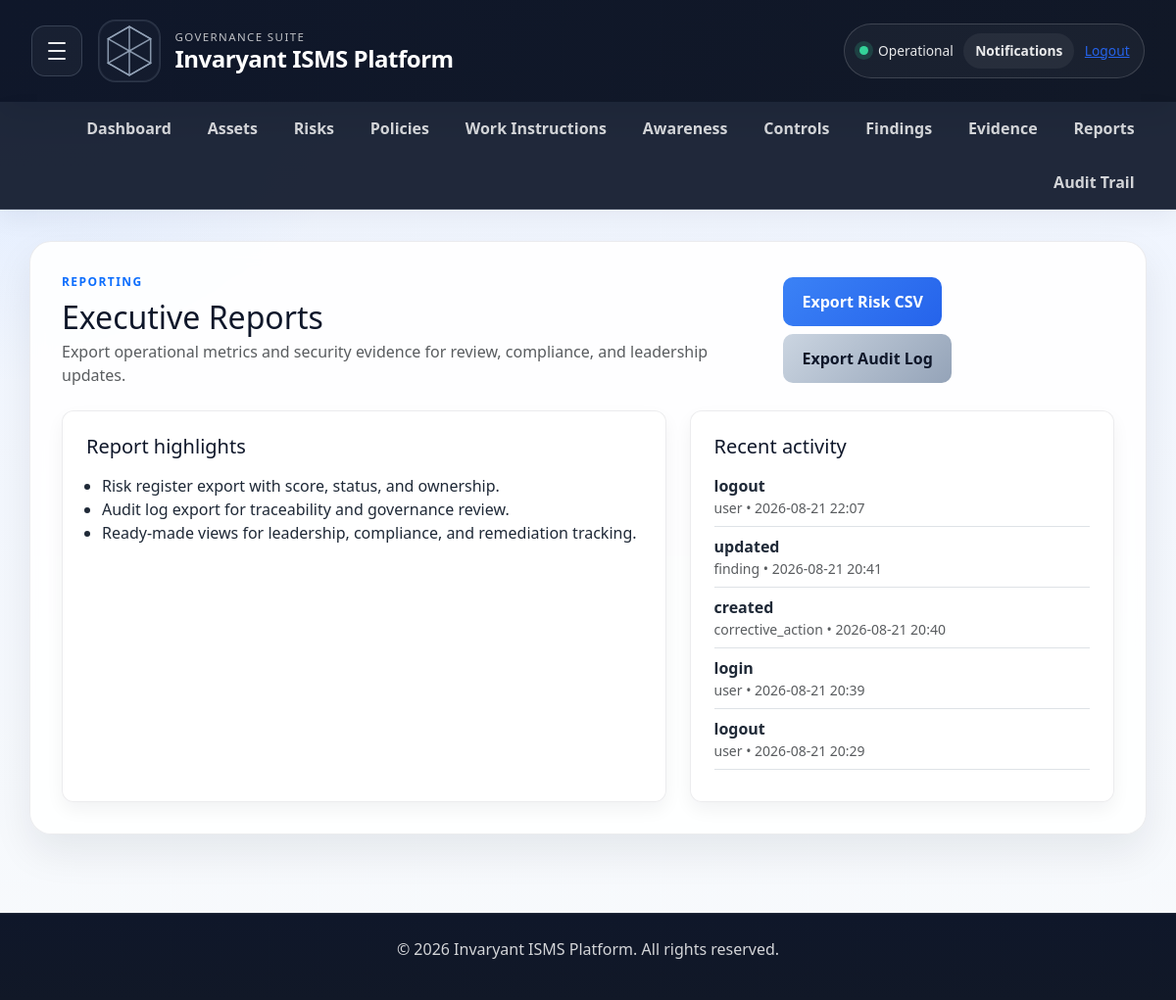
Screenshot of /reports (signed in) with the database file from the repository.
### app/models.py (models this page shows, shortened)
class AuditEvent(db.Model):
    __tablename__ = 'audit_events'
    id = db.Column(db.Integer, primary_key=True)
    tenant_id = db.Column(db.Integer, db.ForeignKey('tenants.id'), nullable=False, default=1)
    user_id = db.Column(db.Integer, db.ForeignKey('users.id'), nullable=True)
    entity_type = db.Column(db.String(100), nullable=False)
    entity_id = db.Column(db.Integer, nullable=True)
    action = db.Column(db.String(100), nullable=False)
    before_value = db.Column(db.Text, nullable=True)
    after_value = db.Column(db.Text, nullable=True)
    ip_address = db.Column(db.String(64), nullable=True)
    signature_hash = db.Column(db.String(128), nullable=True)
    signed_change = db.Column(db.Text, nullable=True)
    created_at = db.Column(db.DateTime, default=datetime.utcnow)
    user = db.relationship('User', backref='audit_events')

### app/routes.py (the view)
@main.route('/reports')
@login_required
@require_roles('admin', 'security_manager', 'auditor')
def reports_index():
    recent_events = AuditEvent.query.filter_by(tenant_id=current_user.tenant_id).order_by(AuditEvent.created_at.desc()).limit(5).all()
    return render_template('reports.html', recent_events=recent_events)

### app/routes.py (called while the page is built)
def user_has_role(user, *allowed_roles):
    if not user or not getattr(user, 'is_authenticated', False):
        return False
    role_name = user.role.name if user.role else 'user'
    return role_name in allowed_roles or role_name == 'admin'

def require_roles(*allowed_roles):
    def decorator(func):
        @wraps(func)
        @login_required
        def wrapped(*args, **kwargs):
            if not current_user.is_authenticated:
                flash('Please log in to continue.')
                return redirect(url_for('main.login'))
            if not user_has_role(current_user, *allowed_roles):
                flash('You do not have permission to access this page.')
                return redirect(url_for('main.index'))
            return func(*args, **kwargs)
        return wrapped
    return decorator

### app/templates/reports.html (shortened to what this page needs)
{% extends "base.html" %}
{% block content %}
<div class="d-flex flex-column flex-lg-row justify-content-between align-items-lg-center mb-4 gap-3">
    <div>
        <p class="text-uppercase fw-bold text-primary mb-2" style="letter-spacing: 0.12em; font-size: 0.75rem;">Reporting</p>
        <h2 class="mb-1">Executive Reports</h2>
        <p class="text-muted mb-0">Export operational metrics and security evidence for review, compliance, and leadership updates.</p>
    </div>
    <div class="d-flex flex-wrap gap-2">
        <a href="/reports/risks.csv" class="btn btn-primary">Export Risk CSV</a>
        <a href="/reports/audit-log.csv" class="btn btn-secondary">Export Audit Log</a>
    </div>
</div>
<div class="row g-4">
    <div class="col-lg-7">
        <div class="info-card h-100">
            <h5 class="mb-3">Report highlights</h5>
            <ul class="mb-0 ps-3">
                <li>Risk register export with score, status, and ownership.</li>
                <li>Audit log export for traceability and governance review.</li>
                <li>Ready-made views for leadership, compliance, and remediation tracking.</li>
            </ul>
        </div>
    </div>
    <div class="col-lg-5">
        <div class="info-card h-100">
            <h5 class="mb-3">Recent activity</h5>
            {% if recent_events %}
                <ul class="list-unstyled mb-0">
                    {% for event in recent_events %}
                        <li class="mb-2 pb-2 border-bottom">
                            <strong>{{ event.action }}</strong>
                            <div class="text-muted small">{{ event.entity_type }} • {{ event.created_at.strftime('%Y-%m-%d %H:%M') }}</div>
                        </li>
                    {% endfor %}
                </ul>
            {% else %}
                <p class="text-muted mb-0">No recent activity recorded yet.</p>
            {% endif %}
        </div>
    </div>
</div>
{% endblock %}

### app/static/style.css (style rules this page uses)
:root { --isms-navy: #0f172a; --isms-navy-soft: #1e293b; --isms-blue: #2563eb; --isms-accent: #3b82f6; --isms-danger: #ef4444; --isms-warning: #f59e0b; --isms-success: #10b981; --isms-bg: #f4f7fb; --isms-panel: rgba(255, 255, 255, 0.88); --isms-border: rgba(15, 23, 42, 0.08); --isms-text: #1f2937; --isms-muted: #64748b; --isms-shadow: 0 18px 40px rgba(15, 23, 42, 0.08); }
* { margin: 0; padding: 0; box-sizing: border-box; }
body { background: radial-gradient(circle at top left, rgba(59, 130, 246, 0.12), transparent 25%), linear-gradient(180deg, #eef4ff 0%, #f8fafc 100%); font-family: 'Segoe UI', Roboto, -apple-system, sans-serif; color: var(--isms-text); line-height: 1.5; }
h1, h2, h3, h4, h5, h6 { color: var(--isms-navy); margin-bottom: 0.75rem; }
p { margin-bottom: 1rem; }
a { color: var(--isms-blue); }
button.primary, .btn-primary, .btn-success, .btn-warning, .btn-danger, .btn-secondary { display: inline-block; border: none; border-radius: 10px; text-decoration: none; padding: 0.8rem 1.2rem; font-weight: 700; cursor: pointer; transition: transform 0.15s ease, opacity 0.2s ease; }
.btn-primary { background: linear-gradient(135deg, #3b82f6, #2563eb); color: white; }
.btn-secondary { background: linear-gradient(135deg, #cbd5e1, #94a3b8); color: #0f172a; }
.info-card { background: rgba(255, 255, 255, 0.9); padding: 1.5rem; border-radius: 12px; box-shadow: 0 8px 18px rgba(15, 23, 42, 0.05); border: 1px solid var(--isms-border); }

### rows the page displays
AuditEvent: action "logout", entity_type "user", created_at "2026-08-21 22:07"
AuditEvent: action "updated", entity_type "finding", created_at "2026-08-21 20:41"
AuditEvent: action "created", entity_type "corrective_action", created_at "2026-08-21 20:40"
AuditEvent: action "login", entity_type "user", created_at "2026-08-21 20:39"
AuditEvent: action "logout", entity_type "user", created_at "2026-08-21 20:29"
